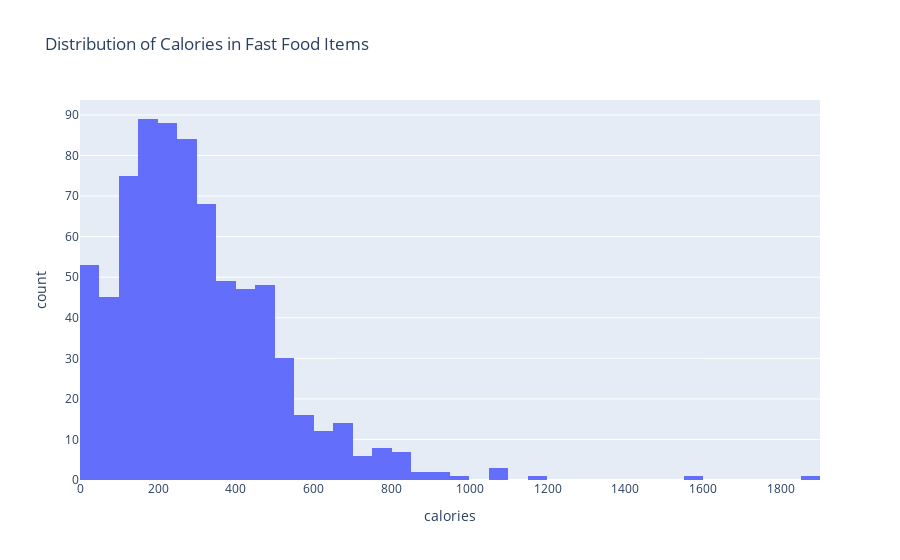
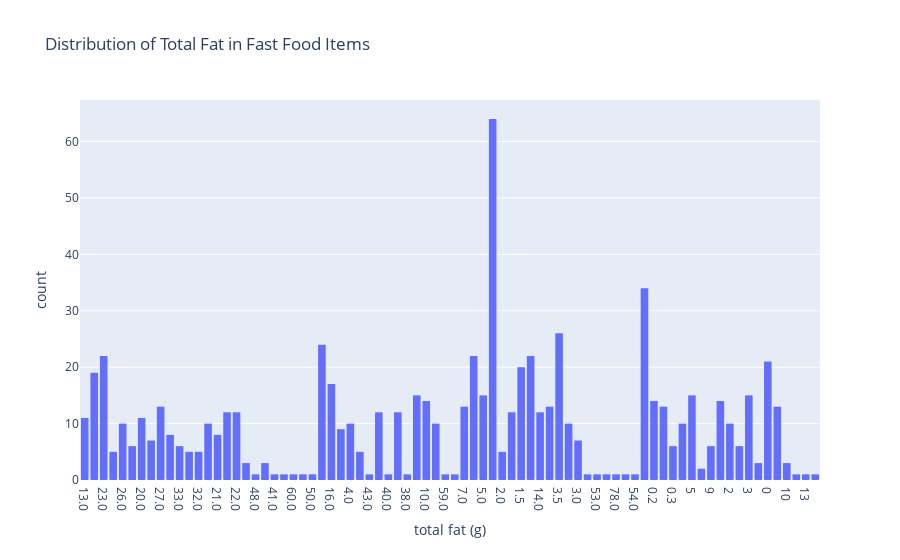
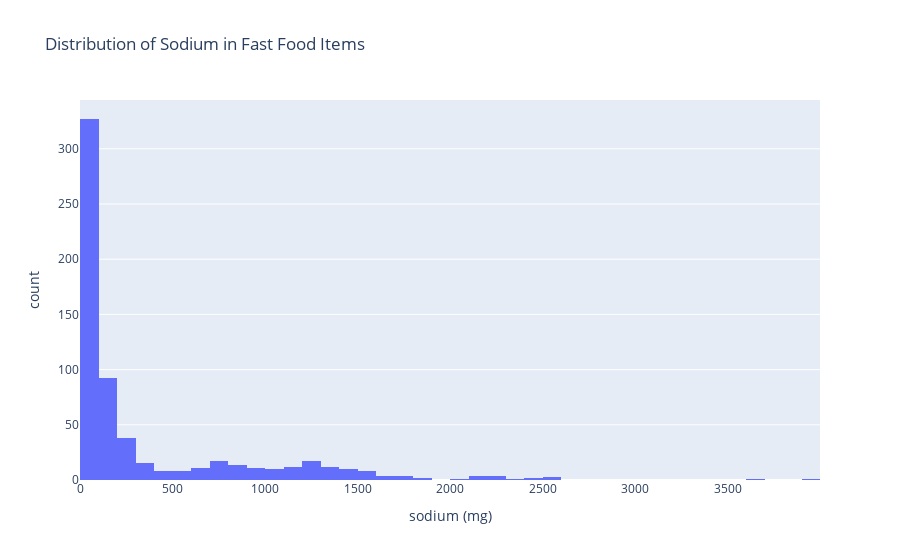

The notebook cell these images were saved under, in order:
### Markdown cell above
#### 6. Go find an interesting dataset and use summary statistics and visualizations to understand and demonstate some interesting aspects of the data<br>

1. Your approach should likely follow what was suggested for the **Week 02 TUT Communication Activity from TUT**
2. In the **Week 03 TUT Communication Activity from TUT** you will be put in groups and determine which group members dataset introduction will be presented by the group

<details class="details-example"><summary style="color:blue"><u>Further Guidance</u></summary>

> A good place to browse datasets is [TidyTuesday](https://github.com/rfordatascience/tidytuesday/blob/master/README.md) as working with ChatBots to find unconventional and entertaining datasets is not particularly productive and only seems to end up with the datasets seen here and other (more interesting?) suggestions like [iris](https://gist.githubusercontent.com/netj/8836201/raw/6f9306ad21398ea43cba4f7d537619d0e07d5ae3/iris.csv), [superheros](https://raw.githubusercontent.com/steview-d/superhero-dashboard/master/static/data/superheroData.csv), [hauntings](https://raw.githubusercontent.com/andreamoleri/Hauntings/main/hauntings.csv), [bigfoot](https://raw.githubusercontent.com/hannahramirez/BigfootVsUfos/main/bigfoot_mod.csv), [ufos](https://raw.githubusercontent.com/hannahramirez/BigfootVsUfos/main/ufo_mod.csv), [sharks](https://raw.githubusercontent.com/IbaiGallego/DataCleaning_SharkAttack/main/data/jaws.csv), [legos](https://raw.githubusercontent.com/seankross/lego/master/data-tidy/legosets.csv), [bees](https://gist.githubusercontent.com/bootshine2/ba15d3cb38e2ed31129aeca403405a12/raw/10949901cd8a6a75aa46c86b804c42ff410f929e/Bee%2520Colony%2520Loss.csv), [housing](https://raw.githubusercontent.com/slavaspirin/Toronto-housing-price-prediction/master/houses_edited.csv), and [gapminder](https://raw.githubusercontent.com/kirenz/datasets/master/gapminder.csv)
> ```python
> # Maybe something like this? Feel free to use this one 
> # if it strikes your fancy after look around a bit
> import pandas as pd
> df = pd.read_csv("https://raw.githubusercontent.com/manuelamc14/fast-food-Nutritional-Database/main/Tables/nutrition.csv")
> df # df.columns
> ```

</details>

### Code cell
import plotly.express as px

# Histogram for calories
fig_calories = px.histogram(df, x='calories', title='Distribution of Calories in Fast Food Items')
fig_calories.show()

# Histogram for total fat
fig_fat = px.histogram(df, x='total fat (g)', title='Distribution of Total Fat in Fast Food Items')
fig_fat.show()

# Histogram for sodium
fig_sodium = px.histogram(df, x='sodium (mg)', title='Distribution of Sodium in Fast Food Items')
fig_sodium.show()

### Figure 1 — Plotly figure (JSON) as saved in the notebook; plotly's stock layout.template omitted (floating-point values rounded to 4 significant figures; data arrays with more than 128 entries replaced by an {"elided": "..."} marker saying what was removed)
{"data": [{"alignmentgroup": "True", "bingroup": "x", "hovertemplate": "calories=%{x}<br>count=%{y}<extra></extra>", "legendgroup": "", "marker": {"color": "#636efa", "pattern": {"shape": ""}}, "name": "", "offsetgroup": "", "orientation": "v", "showlegend": false, "type": "histogram", "x": {"elided": "750 int values"}, "xaxis": "x", "yaxis": "y"}], "layout": {"barmode": "relative", "legend": {"tracegroupgap": 0}, "title": {"text": "Distribution of Calories in Fast Food Items"}, "xaxis": {"anchor": "y", "domain": [0, 1], "title": {"text": "calories"}}, "yaxis": {"anchor": "x", "domain": [0, 1], "title": {"text": "count"}}}}

### Figure 2 — Plotly figure (JSON) as saved in the notebook; plotly's stock layout.template omitted (floating-point values rounded to 4 significant figures; data arrays with more than 128 entries replaced by an {"elided": "..."} marker saying what was removed)
{"data": [{"alignmentgroup": "True", "bingroup": "x", "hovertemplate": "total fat (g)=%{x}<br>count=%{y}<extra></extra>", "legendgroup": "", "marker": {"color": "#636efa", "pattern": {"shape": ""}}, "name": "", "offsetgroup": "", "orientation": "v", "showlegend": false, "type": "histogram", "x": {"elided": "750 str values"}, "xaxis": "x", "yaxis": "y"}], "layout": {"barmode": "relative", "legend": {"tracegroupgap": 0}, "title": {"text": "Distribution of Total Fat in Fast Food Items"}, "xaxis": {"anchor": "y", "domain": [0, 1], "title": {"text": "total fat (g)"}}, "yaxis": {"anchor": "x", "domain": [0, 1], "title": {"text": "count"}}}}

### Figure 3 — Plotly figure (JSON) as saved in the notebook; plotly's stock layout.template omitted (floating-point values rounded to 4 significant figures; data arrays with more than 128 entries replaced by an {"elided": "..."} marker saying what was removed)
{"data": [{"alignmentgroup": "True", "bingroup": "x", "hovertemplate": "sodium (mg)=%{x}<br>count=%{y}<extra></extra>", "legendgroup": "", "marker": {"color": "#636efa", "pattern": {"shape": ""}}, "name": "", "offsetgroup": "", "orientation": "v", "showlegend": false, "type": "histogram", "x": {"elided": "750 int values"}, "xaxis": "x", "yaxis": "y"}], "layout": {"barmode": "relative", "legend": {"tracegroupgap": 0}, "title": {"text": "Distribution of Sodium in Fast Food Items"}, "xaxis": {"anchor": "y", "domain": [0, 1], "title": {"text": "sodium (mg)"}}, "yaxis": {"anchor": "x", "domain": [0, 1], "title": {"text": "count"}}}}
